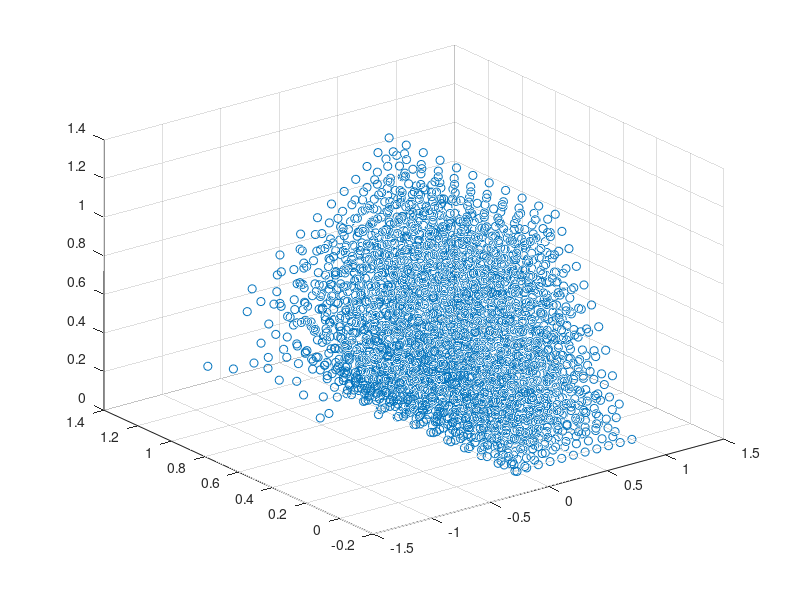

Write MATLAB code to recreate this figure.
%
% fem3d_tet_linear.m
% 
% Created by Wei Chen on 8/4/21
%

function fem3d_linear_tet() % nvet: number of vertices, nele: number of elements
nvet = 3168;
nele = 16563;

disp('fem simulation start')

eeps = 1e-8;
% USER-DEFINED MATERIAL PROPERTIES
E = 1.0;          % Young's modulus of solid material
nu = 0.3;         % Poisson's ratio 
% constitutive matrix
D = E / (1 + nu) / (1 - 2 * nu) * ...
[ 1-nu   nu   nu     0          0          0     ;
    nu 1-nu   nu     0          0          0     ;
    nu   nu 1-nu     0          0          0     ;
     0    0    0 (1-2*nu)/2     0          0     ;
     0    0    0     0      (1-2*nu)/2     0     ;
     0    0    0     0          0      (1-2*nu)/2];

% read coordinates of vertices, tetrahedron information
cor = load('input/cor.txt');
elem = load('input/elem.txt');

% PREPARE FINITE ELEMENT ANALYSIS
ndof = nvet * 3;
U = zeros(ndof,1);
F = zeros(ndof,1);

% USER-DEFINED LOAD DOFs
for vI = 1:nvet
    if (abs(cor(vI, 3) - 1.0) < eeps) && (abs(cor(vI, 1)) < eeps)
        F(vI*3-2, 1) = -0.01; 
    end
end
disp('compute load');

% USER-DEFINED SUPPORT FIXED DOFs
fixednids = find(abs(cor(:, 3)) < eeps);
fixeddofs = [3*fixednids-2; 3*fixednids-1; 3*fixednids];
freedofs = setdiff(1:ndof,fixeddofs);
disp('compute DBC')

% assembly the stiffness matrix
edofMat = kron(elem, 3*ones(1, 3));
edofMat(:, 1:3:12) = edofMat(:, 1:3:12) - 2;
edofMat(:, 2:3:12) = edofMat(:, 2:3:12) - 1;
iK = reshape(kron(edofMat,ones(12,1))',12*12*nele,1);
jK = reshape(kron(edofMat,ones(1,12))',12*12*nele,1);

sK = zeros(12*12, nele);
for eleI = 1:nele
    X = cor([elem(eleI, 1), elem(eleI, 2), elem(eleI, 3), elem(eleI, 4)], :);
    KE = initKE(D, X);
    sK(:, eleI) = KE(:);
end
sK = reshape(sK, 12*12*nele, 1);

% FE-ANALYSIS
K = sparse(iK,jK,sK); K = (K+K')/2;
U(freedofs,:) = K(freedofs,freedofs)\F(freedofs,:);
disp('solve')

save U.mat U;
% display result
cor1 = cor + reshape(U, 3, nvet)';
scatter3(cor1(:, 1), cor1(:, 2), cor1(:, 3));

disp('simulation end')

end

% === GENERATE ELEMENT STIFFNESS MATRIX ===
% X: 4*3 matrix, which is corridinates of element vertices
function [KE] = initKE(D, X)
H = ...
[ 1.0 X(1, 1) X(1, 2) X(1, 3);
  1.0 X(2, 1) X(2, 2) X(2, 3);
  1.0 X(3, 1) X(3, 2) X(3, 3);
  1.0 X(4, 1) X(4, 2) X(4, 3)];
V6 = abs(det(H)); % 6*V, V is volumn of tetrahedron element

% a1 =  det(H([2, 3, 4], [2, 3, 4]));
% a2 = -det(H([1, 3, 4], [2, 3, 4]));
% a3 =  det(H([1, 2, 4], [2, 3, 4]));
% a4 = -det(H([1, 2, 3], [2, 3, 4]));

b1 = -det(H([2, 3, 4], [1, 3, 4]));
b2 =  det(H([1, 3, 4], [1, 3, 4]));
b3 = -det(H([1, 2, 4], [1, 3, 4]));
b4 =  det(H([1, 2, 3], [1, 3, 4]));

c1 =  det(H([2, 3, 4], [1, 2, 4]));
c2 = -det(H([1, 3, 4], [1, 2, 4]));
c3 =  det(H([1, 2, 4], [1, 2, 4]));
c4 = -det(H([1, 2, 3], [1, 2, 4]));

d1 = -det(H([2, 3, 4], [1, 2, 3]));
d2 =  det(H([1, 3, 4], [1, 2, 3]));
d3 = -det(H([1, 2, 4], [1, 2, 3]));
d4 =  det(H([1, 2, 3], [1, 2, 3]));

B = zeros(6, 12);

B(:, 1:3) = ...
[ b1  0  0;
   0 c1  0;
   0  0 d1;
  c1 b1  0;
   0 d1 c1;
  d1  0 b1];

B(:, 4:6) = ...
[ b2  0  0;
   0 c2  0;
   0  0 d2;
  c2 b2  0;
   0 d2 c2;
  d2  0 b2];

B(:, 7:9) = ...
[ b3  0  0;
   0 c3  0;
   0  0 d3;
  c3 b3  0;
   0 d3 c3;
  d3  0 b3];

B(:, 10:12) = ...
[ b4  0  0;
   0 c4  0;
   0  0 d4;
  c4 b4  0;
   0 d4 c4;
  d4  0 b4];

B = B / V6;
KE = V6 / 6.0 * (B' * D * B);
end